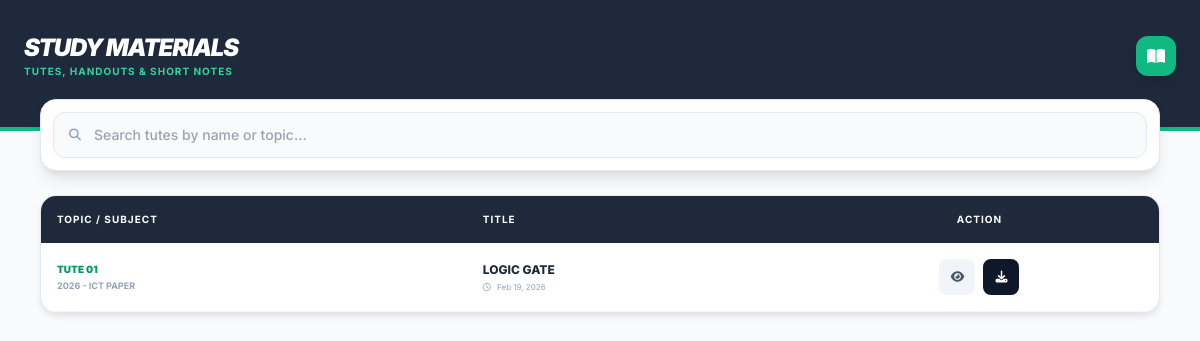
The page /st_tutes.php (signed in) on the database its author committed.
### tables this page shows
CREATE TABLE `pdf_files` (
  `id` int(11) NOT NULL,
  `class_id` int(11) NOT NULL,
  `pdf_title` varchar(255) NOT NULL,
  `sub_name` varchar(255) DEFAULT NULL,
  `file_path` varchar(255) NOT NULL,
  `uploaded_at` timestamp NOT NULL DEFAULT current_timestamp()
);

CREATE TABLE `classes` (
  `class_id` int(11) NOT NULL,
  `teacher_id` int(11) NOT NULL,
  `exam_year` varchar(10) DEFAULT NULL,
  `stream` enum('O/L','A/L') DEFAULT NULL,
  `subject` varchar(100) DEFAULT NULL,
  `class_fee` decimal(10,2) DEFAULT 0.00,
  `fee_type` enum('day','monthly') DEFAULT 'monthly'
);

### st_tutes.php (the view, shortened to what this page needs)
<?php
include 'config.php';
$student_id = $_SESSION['user_id'];
$search_query = isset($_GET['search']) ? mysqli_real_escape_string($conn, $_GET['search']) : '';
$sql = "SELECT p.*, c.subject, c.exam_year
        FROM pdf_files p
        JOIN classes c ON p.class_id = c.class_id
        JOIN student_classes sc ON p.class_id = sc.class_id
        WHERE sc.student_id = '$student_id'";
$sql .= " ORDER BY p.uploaded_at DESC";
$result = $conn->query($sql);
?>
<!DOCTYPE html>
<html lang="en">
<head>
    <script src="https://cdn.tailwindcss.com"></script>
    <link rel="stylesheet" href="https://cdnjs.cloudflare.com/ajax/libs/font-awesome/6.4.0/css/all.min.css">
</head>
<body class="pb-24">
    <header class="glass-header pt-8 pb-12 px-5 text-white">
        <div class="max-w-6xl mx-auto flex justify-between items-center">
            <div>
                <h1 class="text-2xl font-black uppercase italic tracking-tighter">Study Materials</h1>
                <p class="text-emerald-400 text-[10px] font-bold uppercase tracking-widest">Tutes, Handouts & Short Notes</p>
            </div>
            <div class="w-10 h-10 bg-emerald-500 rounded-xl flex items-center justify-center shadow-lg">
                <i class="fas fa-book-open text-white"></i>
            </div>
        </div>
    </header>
    <main class="max-w-6xl mx-auto px-4 -mt-8">
        <div class="bg-white p-3 rounded-2xl shadow-lg mb-6 border border-slate-200">
            <form action="" method="GET" class="relative">
                <i class="fas fa-search absolute left-4 top-1/2 -translate-y-1/2 text-slate-400 text-xs"></i>
                <input type="text" name="search" value="<?= $search_query ?>" placeholder="Search tutes by name or topic..."
                       class="w-full pl-10 pr-4 py-3 bg-slate-50 border border-slate-200 rounded-xl text-sm font-medium outline-none focus:ring-2 ring-emerald-500/20">
            </form>
        </div>
        <div class="table-container border border-slate-200">
            <div class="overflow-x-auto">
                <table class="w-full text-left border-collapse">
                    <thead>
                        <tr class="bg-slate-800 text-white text-[10px] font-black uppercase tracking-widest">
                            <th class="px-4 py-4">Topic / Subject</th>
                            <th class="px-4 py-4">Title</th>
                            <th class="px-4 py-4 text-center">Action</th>
                        </tr>
                    </thead>
                    <tbody class="text-slate-700">
                        <?php if($result && $result->num_rows > 0): ?>
                            <?php while($row = $result->fetch_assoc()): ?>
                                <tr class="border-b border-slate-100 hover:bg-emerald-50/50 transition-colors">
                                    <td class="px-4 py-4">
                                        <div class="text-[10px] font-black text-emerald-600 uppercase mb-0.5">
                                            <?= $row['sub_name'] ?>
                                        </div>
                                        <div class="text-[9px] font-bold text-slate-400 uppercase">
                                            <?= $row['exam_year'] ?> - <?= $row['subject'] ?>
                                        </div>
                                    </td>
                                    <td class="px-4 py-4">
                                        <div class="text-[12px] font-extrabold uppercase text-slate-800 leading-tight line-clamp-1">
                                            <?= $row['pdf_title'] ?>
                                        </div>
                                        <div class="text-[8px] text-slate-400 mt-1">
                                            <i class="far fa-clock mr-1"></i> <?= date('M d, Y', strtotime($row['uploaded_at'])) ?>
                                        </div>
                                    </td>
                                    <td class="px-4 py-4">
                                        <div class="flex items-center justify-center gap-2">
                                            <a href="<?= $row['file_path'] ?>" target="_blank" class="w-9 h-9 flex items-center justify-center bg-slate-100 text-slate-600 rounded-lg hover:bg-emerald-100 hover:text-emerald-600 transition-all">
                                                <i class="fas fa-eye text-xs"></i>
                                            </a>
                                            <a href="<?= $row['file_path'] ?>" download class="w-9 h-9 flex items-center justify-center bg-slate-900 text-white rounded-lg hover:bg-emerald-600 transition-all">
                                                <i class="fas fa-download text-xs"></i>
                                            </a>
                                        </div>
                                    </td>
                                </tr>
                            <?php endwhile; ?>
                        <?php endif; ?>
                    </tbody>
                </table>
            </div>
        </div>
    </main>
</body>
</html>

### st_tutes.php (style rules this page uses)
body { font-family: 'Inter', sans-serif; background-color: #f8fafc; }
.glass-header { background: #1e293b; border-bottom: 4px solid #10b981; }
.table-container { background: white; border-radius: 1rem; overflow: hidden; box-shadow: 0 4px 6px -1px rgb(0 0 0 / 0.1); }

### rows shown on the page
pdf_files: sub_name "TUTE 01", class.exam_year "2026", class.subject "ICT PAPER", pdf_title "LOGIC GATE", uploaded_at "Feb 19, 2026"
